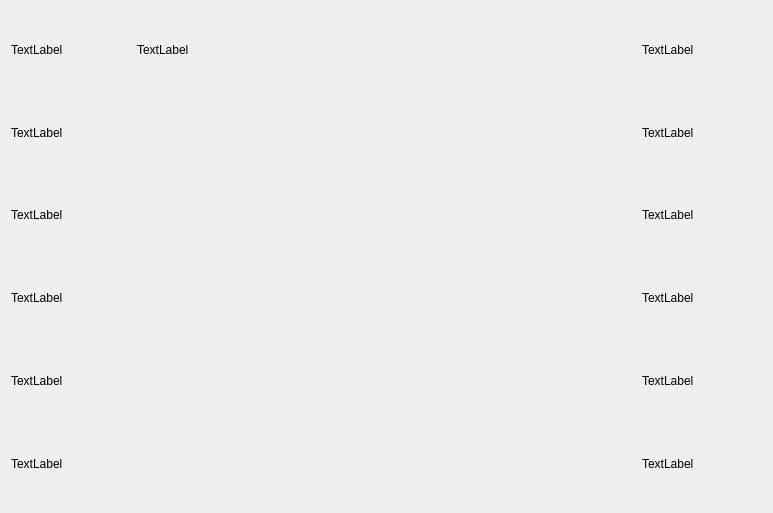
<?xml version="1.0" encoding="UTF-8"?>
<ui version="4.0">
 <class>Form</class>
 <widget class="QWidget" name="Form">
  <property name="geometry">
   <rect>
    <x>0</x>
    <y>0</y>
    <width>773</width>
    <height>513</height>
   </rect>
  </property>
  <property name="windowTitle">
   <string>Form</string>
  </property>
  <layout class="QGridLayout" name="gridLayout_2">
   <item row="0" column="0">
    <layout class="QGridLayout" name="gridLayout">
     <item row="1" column="6">
      <widget class="QLabel" name="label_3">
       <property name="text">
        <string>TextLabel</string>
       </property>
      </widget>
     </item>
     <item row="5" column="6">
      <widget class="QLabel" name="label_12">
       <property name="text">
        <string>TextLabel</string>
       </property>
      </widget>
     </item>
     <item row="6" column="2" colspan="4">
      <layout class="QHBoxLayout" name="horizontalLayout"/>
     </item>
     <item row="2" column="6">
      <widget class="QLabel" name="label_9">
       <property name="text">
        <string>TextLabel</string>
       </property>
      </widget>
     </item>
     <item row="2" column="0">
      <widget class="QLabel" name="label_2">
       <property name="text">
        <string>TextLabel</string>
       </property>
      </widget>
     </item>
     <item row="4" column="6">
      <widget class="QLabel" name="label_11">
       <property name="text">
        <string>TextLabel</string>
       </property>
      </widget>
     </item>
     <item row="6" column="6">
      <widget class="QLabel" name="label_13">
       <property name="text">
        <string>TextLabel</string>
       </property>
      </widget>
     </item>
     <item row="3" column="0">
      <widget class="QLabel" name="label_5">
       <property name="text">
        <string>TextLabel</string>
       </property>
      </widget>
     </item>
     <item row="6" column="0">
      <widget class="QLabel" name="label_8">
       <property name="text">
        <string>TextLabel</string>
       </property>
      </widget>
     </item>
     <item row="5" column="0">
      <widget class="QLabel" name="label_7">
       <property name="text">
        <string>TextLabel</string>
       </property>
      </widget>
     </item>
     <item row="1" column="0">
      <widget class="QLabel" name="label_4">
       <property name="text">
        <string>TextLabel</string>
       </property>
      </widget>
     </item>
     <item row="3" column="6">
      <widget class="QLabel" name="label_10">
       <property name="text">
        <string>TextLabel</string>
       </property>
      </widget>
     </item>
     <item row="4" column="0">
      <widget class="QLabel" name="label_6">
       <property name="text">
        <string>TextLabel</string>
       </property>
      </widget>
     </item>
     <item row="1" column="2" colspan="4">
      <widget class="QLabel" name="label">
       <property name="text">
        <string>TextLabel</string>
       </property>
      </widget>
     </item>
    </layout>
   </item>
  </layout>
 </widget>
 <resources/>
 <connections/>
</ui>
